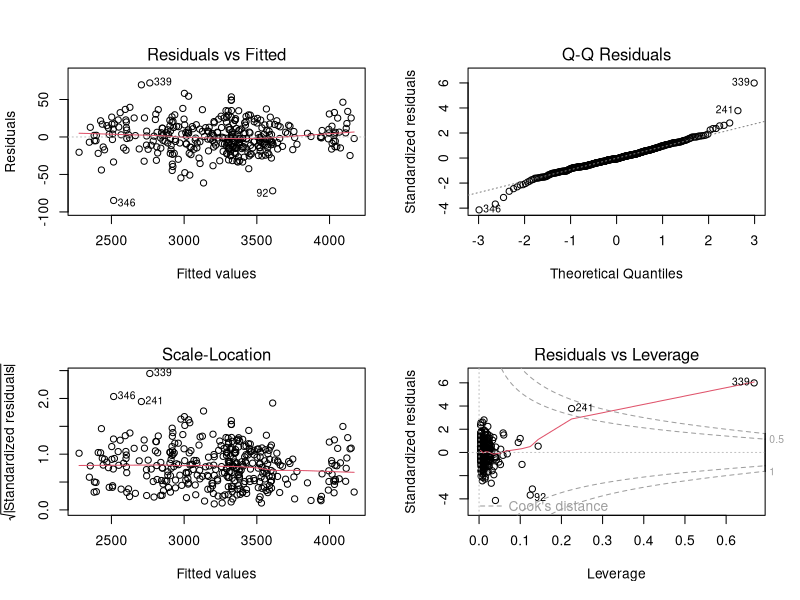

Reproduce this figure in R. (Note: this script raises an error after producing the figure.)
stock <- read.csv("stock-sony-250.csv")
stock_2015 <- read.csv("stocks-sony-2015.csv")
stock_2016 <- read.csv("stocks-sony-2016.csv")
stock_2017 <- read.csv("stocks-sony-2017.csv")


# 1行目を削除
stockData <- stock[2:240, 2:7]
# print(stockData)

# 終値をyとしてデータにする
# y <- stock[ ,5]
# print(y)

# trainデータ
stock_train <- rbind(stock_2017, stock_2016)
print(stock_train)

# trainデータ
stock_test <- stock_2017

# それぞれのデータを取り出し
# 学習には利用していない
lowPrice <- stock[ , 4]
highPrice <- stock[ , 3]
date <- stock[ , 1]


# 確認用にlowPriceをプロット
# plot(date, lowPrice, col="blue", main="plot row stock data", xlab="date", ylab="price")

# data.frame型にまとめていく
# 始値と出来高と売買代金を利用する

## train データをdata.frame型に変換
dataRegressionTrain <- data.frame(
  y = stock_train[ ,5],
  x1 = stock_train[ ,2],
  x4 = stock_train[ ,6],
  x5 = stock_train[ ,7]
)

## test データ
dataRegressionTest <- data.frame(
y = stock_test[ ,5],
x1 = stock_test[ ,2],
x4 = stock_test[ ,6],
x5 = stock_test[ ,7]
)


modelLm <- lm(
  y ~(.)^2,
  data = dataRegressionTrain
)

print(modelLm)

sum <- summary(modelLm)
print(sum)

modelLm <- step(modelLm)

# データと重回帰結果をプロットしていく
par(mfrow=c(2,2))
plot(modelLm)
lines(lowPrice, fitted(modelLm))
predict(modelLm)
